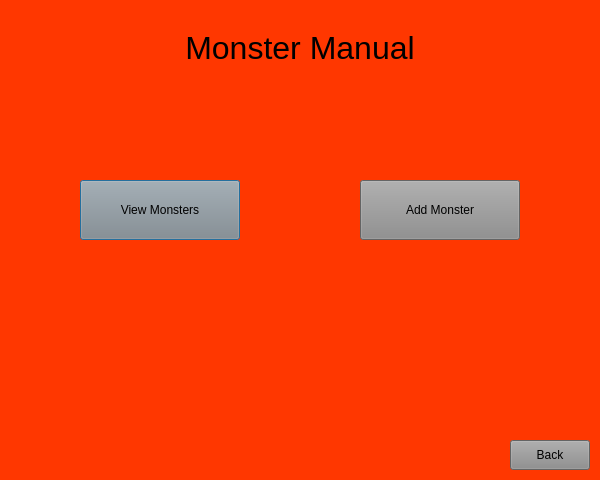
<?xml version="1.0" encoding="UTF-8"?>
<ui version="4.0">
 <class>Monster_Manual</class>
 <widget class="QDialog" name="Monster_Manual">
  <property name="geometry">
   <rect>
    <x>0</x>
    <y>0</y>
    <width>600</width>
    <height>480</height>
   </rect>
  </property>
  <property name="windowTitle">
   <string>Monster Manual</string>
  </property>
  <property name="styleSheet">
   <string notr="true">background-color: rgb(255, 55, 0);</string>
  </property>
  <widget class="QLabel" name="Monster_Manual_Label">
   <property name="geometry">
    <rect>
     <x>150</x>
     <y>30</y>
     <width>300</width>
     <height>50</height>
    </rect>
   </property>
   <property name="text">
    <string>&lt;html&gt;&lt;head/&gt;&lt;body&gt;&lt;p align=&quot;center&quot;&gt;&lt;span style=&quot; font-size:24pt;&quot;&gt;Monster Manual&lt;/span&gt;&lt;br/&gt;&lt;/p&gt;&lt;/body&gt;&lt;/html&gt;</string>
   </property>
  </widget>
  <widget class="QPushButton" name="View_Monsters_Button">
   <property name="geometry">
    <rect>
     <x>80</x>
     <y>180</y>
     <width>160</width>
     <height>60</height>
    </rect>
   </property>
   <property name="styleSheet">
    <string notr="true">background-color: rgb(140, 140, 140);</string>
   </property>
   <property name="text">
    <string>View Monsters</string>
   </property>
   <property name="default">
    <bool>false</bool>
   </property>
   <property name="flat">
    <bool>false</bool>
   </property>
  </widget>
  <widget class="QPushButton" name="Add_Monster_Button">
   <property name="geometry">
    <rect>
     <x>360</x>
     <y>180</y>
     <width>160</width>
     <height>60</height>
    </rect>
   </property>
   <property name="styleSheet">
    <string notr="true">background-color: rgb(140, 140, 140);</string>
   </property>
   <property name="text">
    <string>Add Monster</string>
   </property>
   <property name="default">
    <bool>false</bool>
   </property>
   <property name="flat">
    <bool>false</bool>
   </property>
  </widget>
  <widget class="QPushButton" name="Back_Button">
   <property name="geometry">
    <rect>
     <x>510</x>
     <y>440</y>
     <width>80</width>
     <height>30</height>
    </rect>
   </property>
   <property name="styleSheet">
    <string notr="true">background-color: rgb(140, 140, 140);</string>
   </property>
   <property name="text">
    <string>Back</string>
   </property>
   <property name="default">
    <bool>false</bool>
   </property>
   <property name="flat">
    <bool>false</bool>
   </property>
  </widget>
 </widget>
 <resources/>
 <connections>
  <connection>
   <sender>Add_Monster_Button</sender>
   <signal>clicked()</signal>
   <receiver>Monster_Manual</receiver>
   <slot>Add_Monster_Link()</slot>
   <hints>
    <hint type="sourcelabel">
     <x>424</x>
     <y>202</y>
    </hint>
    <hint type="destinationlabel">
     <x>799</x>
     <y>202</y>
    </hint>
   </hints>
  </connection>
  <connection>
   <sender>View_Monsters_Button</sender>
   <signal>clicked()</signal>
   <receiver>Monster_Manual</receiver>
   <slot>View_Monster_Link()</slot>
   <hints>
    <hint type="sourcelabel">
     <x>193</x>
     <y>217</y>
    </hint>
    <hint type="destinationlabel">
     <x>988</x>
     <y>234</y>
    </hint>
   </hints>
  </connection>
  <connection>
   <sender>Back_Button</sender>
   <signal>clicked()</signal>
   <receiver>Monster_Manual</receiver>
   <slot>Close_Window()</slot>
   <hints>
    <hint type="sourcelabel">
     <x>564</x>
     <y>452</y>
    </hint>
    <hint type="destinationlabel">
     <x>982</x>
     <y>432</y>
    </hint>
   </hints>
  </connection>
 </connections>
 <slots>
  <slot>Add_Monster_Link()</slot>
  <slot>View_Monster_Link()</slot>
  <slot>Close_Window()</slot>
 </slots>
</ui>
